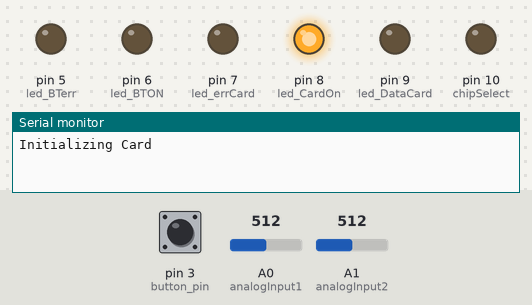
Recording of a sketch running on a simulated Arduino Uno, built with avr-gcc and run on an emulated ATmega328P. Shown: output pins drawn as LEDs (lit = HIGH), the last lines printed to the serial monitor. Dashed ring = blinking. Inputs (shaded band) come from the test bench; at power-on: pin 3 (button_pin) LOW, A0 (analogInput1) = 512, A1 (analogInput2) = 512. Storage starts empty.

Above: at 0.1 s.
At 3.2 s:
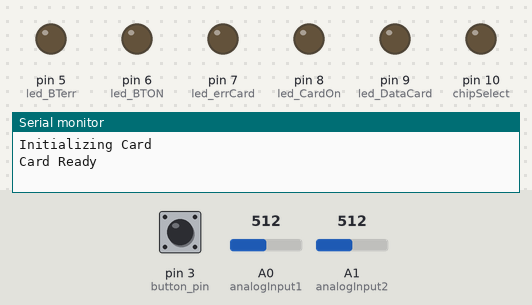
3.3 s: pin 3 (button_pin) pulled HIGH for 3.2 s
At 5.7 s:
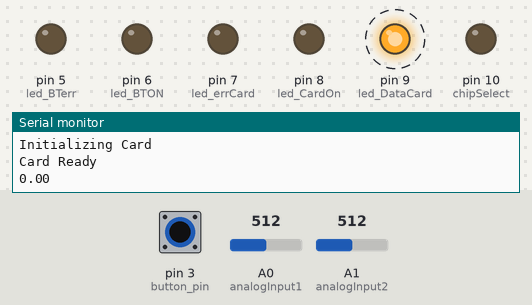
Timing chart, 0 to 7.4 s (numbered marks = the images above; inputs shaded):
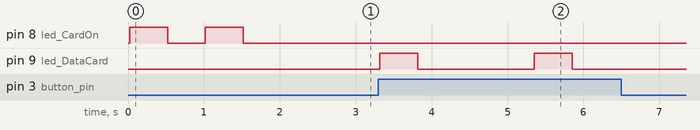

The sketch:

NOLCD.ino
```cpp
#include <SD.h>
File myFile;
#include <Wire.h>


const int chipSelect = 10;//буфер
char dataString [64];

int button_pin = 3;     // пин кнопки

int led_errCard = 7; //ошибка карты
int led_CardOn = 8; //карта исправна, запись данных доступна
int led_DataCard = 9; //данные записаны на карту

int led_BTON = 6; //данные записаны на телефона через Bluetooth
int led_BTerr = 5; //ошибка Bluetooth

int analogInput1 = 0;
int analogInput2 = 1;
float vout = 0.0;
float vin = 0.0;
float R1 = 39500.0; // сопротивление R1 (100K)
float R2 = 10800.0; // сопротивление R2 (10K)
int value = 0;

void setup() {

analogReference(INTERNAL);
Serial.begin(9600);

pinMode(led_errCard, OUTPUT); // Инициализируем цифровой вход/выход в режиме выхода.
pinMode(led_CardOn, OUTPUT);
pinMode(led_DataCard, OUTPUT);
pinMode(led_BTON, OUTPUT);
pinMode(led_BTerr, OUTPUT);

pinMode(button_pin, INPUT); // Инициализируем цифровой вход/выход в режиме входа.

pinMode(chipSelect, OUTPUT);

pinMode(analogInput1, INPUT);
pinMode(analogInput2, INPUT);

Serial.println("Initializing Card");//Initializing Card
    if (!SD.begin(chipSelect)) {
      Serial.println("Card Failure");//Card Failure
      digitalWrite(led_errCard, HIGH);
      delay(500);
      digitalWrite(led_errCard, LOW);
      delay(500);
      digitalWrite(led_errCard, HIGH);
      delay(500);
      digitalWrite(led_errCard, LOW);
      delay(500);
      return;
  }
  else {
      digitalWrite(led_CardOn, HIGH);
      delay(500);
      digitalWrite(led_CardOn, LOW);
      delay(500);
      digitalWrite(led_CardOn, HIGH);
      delay(500);
      digitalWrite(led_CardOn, LOW);
      delay(500);
  }
  Serial.println("Card Ready");//Card Ready
      if (Serial.available()=="i") {
        digitalWrite(led_BTON, HIGH);
        delay(1000);
        digitalWrite(led_BTON, LOW);
        delay(1000);
      }

}
void loop() {
  {
  vin = (((analogRead(analogInput2)-analogRead(analogInput1)) * 1.1) / 1024.0 )/ (R2/(R1+R2));
      //vin = ((analogRead(analogInput1) * 1.1) / 1024.0 )/ (R2/(R1+R2));
      if ((digitalRead(button_pin) == HIGH)&&SD.begin(chipSelect)) { // Если кнопка нажата
      digitalWrite(led_DataCard, HIGH);
      delay(500);
      digitalWrite(led_DataCard, LOW);
      delay(500);
      Serial.println(vin);

      File myFile = SD.open("log.xls", FILE_WRITE);
      if (myFile)
      {
        myFile.println(vin);
        myFile.close();
        delay(1000);
        //Serial.println(vin);

        while (Serial.available()>0) {
        digitalWrite(led_BTON, HIGH);
        delay(500);
        digitalWrite(led_BTON, LOW);
        delay(500);
        }
        while (Serial.available()<-1) {
        digitalWrite(led_BTerr, HIGH);
        delay(500);
        digitalWrite(led_BTerr, LOW);
        delay(500);
        }
      }
 }
  else if ((digitalRead(button_pin) == HIGH)&&!SD.begin(chipSelect)){ //Иначе
      digitalWrite(led_errCard, HIGH);
      delay(500);
      digitalWrite(led_errCard, LOW);
      delay(500);
  }

}
}
```

Measured:
- after the input at 3.3 s, pin 9 (led_DataCard): alternates HIGH for 0.50 s and LOW for 1.5 s, 4 changes in all, then stays LOW, starting at once
